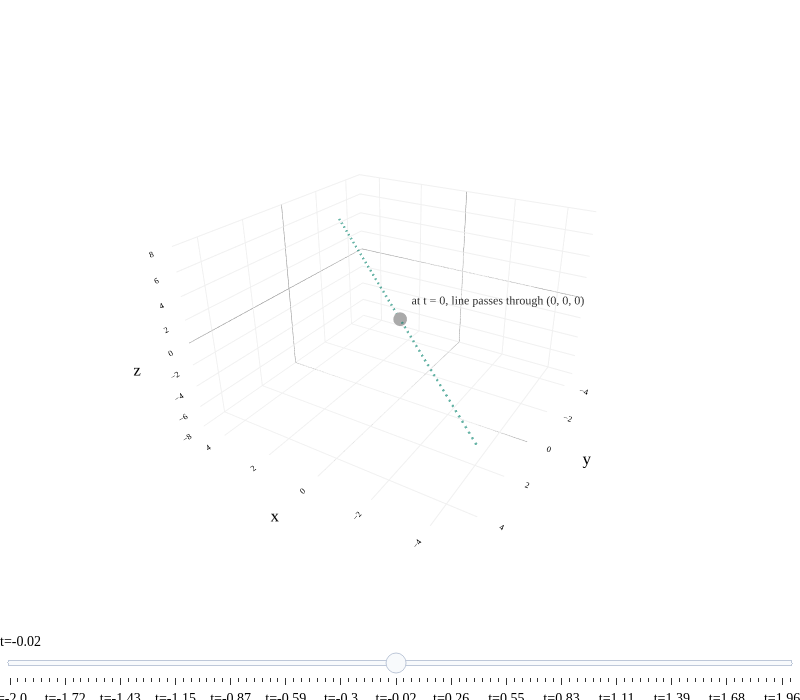

Here is the notebook cell this chart was saved with:
### Markdown cell above
The two marked points above are at the origin and $(2, -1, 3)$; I've marked them to emphasize that $\text{span}(\{{\color{#3d81f6} \begin{bmatrix} 2 \\ -1 \\ 3 \end{bmatrix}}\})$ is the line through the origin and $(2, -1, 3)$.

### Lines in $\mathbb{R}^n$

**What is the equation of the** <span style="color: #004d40; font-weight: bold;">line above</span>? Ideally, we'd be able to express the line as a function

$$z = f(x, y)$$

as we did in the $\mathbb{R}^2$ case, where $y = f(x) = mx + b$.

Unfortunately, there is no way to express the lines in $\mathbb{R}^3$, or $\mathbb{R}^4$, or $\mathbb{R}^n$ for $n > 2$ as a simple function. Why not? If there were some formula for $z$ (the height of the line) in terms of $x$ and $y$, that would imply that we should be able to plug in **any** $x$ and **any** $y$ to get an output $z$. But, the line above only works for very specific combinations of $x$ and $y$. For instance, there's no point on the line above that has $x = 1$ and $y = 1$. Rather, when $x = 1$, $y$ is forced to be $-\frac{1}{2}$, and $z$ is forced to be $\frac{3}{2}$.

The key idea is that **lines are 1-dimensional objects**, meaning that positions on the line can be described using a single free variable.

So, the equation of the line above is:

$$L = t\begin{bmatrix} 2 \\ -1 \\ 3 \end{bmatrix}, t \in \mathbb{R}$$

$t$ here is a free variable – sometimes called a parameter (though this is confusing in the context of our course) – meaning we can set it to whatever we'd like. The line is the set of all points that can be reached by plugging in different values of $t$. (It's a set, meaning that I really should have written $L = \{t\begin{bmatrix} 2 \\ -1 \\ 3 \end{bmatrix} \mid t \in \mathbb{R}\}$ – but I'll use the above notation for brevity). Drag the value of $t$ below to see how $t$ allows us to move along the line.

### Code cell
from utils import plot_vectors
import numpy as np
import plotly.graph_objects as go

v = (2, -1, 3)

# Create the line spanned by v (all scalar multiples)
t = np.linspace(-2, 2, 100)
line_x = t * v[0]
line_y = t * v[1]
line_z = t * v[2]

fig = plot_vectors([((0, 0, 0), "#3d81f6", r"")], show_axis_labels=True, vdeltax=0.1)

# Add the line spanned by v to the 3D plot
fig.add_trace(
    go.Scatter3d(
        x=line_x,
        y=line_y,
        z=line_z,
        mode="lines",
        line=dict(color="rgba(0,77,64,0.6)", width=5, dash="dash"),
        showlegend=False,
        hoverinfo="skip"
    )
)

# Add a marker that moves along the line as t changes, controlled by a slider
t_slider = np.linspace(-2, 2, 100)
marker_x = t_slider * v[0]
marker_y = t_slider * v[1]
marker_z = t_slider * v[2]

# Create frames for the moving marker
frames = [
    go.Frame(
        data=[
            go.Scatter3d(
                x=[marker_x[i]],
                y=[marker_y[i]],
                z=[marker_z[i]],
                mode="markers",
                marker=dict(size=8, color="black"),
                showlegend=False,
                hoverinfo="skip"
            )
        ],
        name=str(round(t_slider[i], 2))
    )
    for i in range(len(t_slider))
]

# Find the index where t=0 to set as the default frame
default_t_index = np.argmin(np.abs(t_slider - 0))

# Add slider to control t, set default value to t=0
sliders = [
    {
        "steps": [
            {
                "method": "animate",
                "args": [
                    [str(round(t_slider[i], 2))],
                    {"mode": "immediate", "frame": {"duration": 0, "redraw": True}, "transition": {"duration": 0}}
                ],
                "label": f"t={round(t_slider[i],2)}"
            }
            for i in range(len(t_slider))
        ],
        "currentvalue": {"prefix": ""},
        "pad": {"t": 50},
        "active": default_t_index
    }
]

fig.frames = frames
fig.update_layout(
    scene_camera=dict(
        eye=dict(x=-1.2, y=2, z=1.2)
    ),
    sliders=sliders,
    scene=dict(
        xaxis=dict(range=[-5, 5]),
        yaxis=dict(range=[-5, 5]),
        zaxis=dict(range=[-8, 8])
    ),
    margin=dict(l=0, r=0, t=60, b=40),
    height=700,
)

# Show the marker at t=0 by default
fig.add_trace(
    go.Scatter3d(
        x=[0],
        y=[0],
        z=[0],
        mode="markers+text",
        marker=dict(size=8, color="#aaa"),
        showlegend=False,
        hoverinfo="skip",
        text=["at t = 0, line passes through (0, 0, 0)"],
        textposition="top right",
        textfont=dict(color="#333", size=12)
    )
)

fig.show()

### Figure 1 — Plotly figure (JSON) as saved in the notebook; plotly's stock layout.template omitted (floating-point values rounded to 4 significant figures)
{"data": [{"hovertemplate": "(%{x}, %{y}, %{z})<extra></extra>", "line": {"color": "#3d81f6", "width": 6}, "mode": "lines", "showlegend": false, "type": "scatter3d", "x": [0, 0], "y": [0, 0], "z": [0, 0]}, {"colorscale": [[0, "#3d81f6"], [1, "#3d81f6"]], "hoverinfo": "skip", "showlegend": false, "showscale": false, "sizemode": "raw", "sizeref": 0.4, "type": "cone", "u": [0], "v": [0], "w": [0], "x": [0], "y": [0], "z": [0]}, {"hoverinfo": "skip", "mode": "text", "showlegend": false, "text": [""], "textfont": {"color": "#3d81f6", "family": "Palatino", "size": 16}, "textposition": "middle center", "type": "scatter3d", "x": [0.1], "y": [0.3], "z": [0.3]}, {"hoverinfo": "skip", "line": {"color": "rgba(0,77,64,0.6)", "dash": "dash", "width": 5}, "mode": "lines", "showlegend": false, "type": "scatter3d", "x": [-4.0, -3.919, -3.838, -3.758, -3.677, -3.596, -3.515, -3.434, -3.354, -3.273, -3.192, -3.111, -3.03, -2.949, -2.869, -2.788, -2.707, -2.626, -2.545, -2.465, -2.384, -2.303, -2.222, -2.141, -2.061, -1.98, -1.899, -1.818, -1.737, -1.657, -1.576, -1.495, -1.414, -1.333, -1.253, -1.172, -1.091, -1.01, -0.9293, -0.8485, -0.7677, -0.6869, -0.6061, -0.5253, -0.4444, -0.3636, -0.2828, -0.202, -0.1212, -0.0404, 0.0404, 0.1212, 0.202, 0.2828, 0.3636, 0.4444, 0.5253, 0.6061, 0.6869, 0.7677, 0.8485, 0.9293, 1.01, 1.091, 1.172, 1.253, 1.333, 1.414, 1.495, 1.576, 1.657, 1.737, 1.818, 1.899, 1.98, 2.061, 2.141, 2.222, 2.303, 2.384, 2.465, 2.545, 2.626, 2.707, 2.788, 2.869, 2.949, 3.03, 3.111, 3.192, 3.273, 3.354, 3.434, 3.515, 3.596, 3.677, 3.758, 3.838, 3.919, 4.0], "y": [2.0, 1.96, 1.919, 1.879, 1.838, 1.798, 1.758, 1.717, 1.677, 1.636, 1.596, 1.556, 1.515, 1.475, 1.434, 1.394, 1.354, 1.313, 1.273, 1.232, 1.192, 1.152, 1.111, 1.071, 1.03, 0.9899, 0.9495, 0.9091, 0.8687, 0.8283, 0.7879, 0.7475, 0.7071, 0.6667, 0.6263, 0.5859, 0.5455, 0.5051, 0.4646, 0.4242, 0.3838, 0.3434, 0.303, 0.2626, 0.2222, 0.1818, 0.1414, 0.101, 0.06061, 0.0202, -0.0202, -0.06061, -0.101, -0.1414, -0.1818, -0.2222, -0.2626, -0.303, -0.3434, -0.3838, -0.4242, -0.4646, -0.5051, -0.5455, -0.5859, -0.6263, -0.6667, -0.7071, -0.7475, -0.7879, -0.8283, -0.8687, -0.9091, -0.9495, -0.9899, -1.03, -1.071, -1.111, -1.152, -1.192, -1.232, -1.273, -1.313, -1.354, -1.394, -1.434, -1.475, -1.515, -1.556, -1.596, -1.636, -1.677, -1.717, -1.758, -1.798, -1.838, -1.879, -1.919, -1.96, -2.0], "z": [-6.0, -5.879, -5.758, -5.636, -5.515, -5.394, -5.273, -5.152, -5.03, -4.909, -4.788, -4.667, -4.545, -4.424, -4.303, -4.182, -4.061, -3.939, -3.818, -3.697, -3.576, -3.455, -3.333, -3.212, -3.091, -2.97, -2.848, -2.727, -2.606, -2.485, -2.364, -2.242, -2.121, -2.0, -1.879, -1.758, -1.636, -1.515, -1.394, -1.273, -1.152, -1.03, -0.9091, -0.7879, -0.6667, -0.5455, -0.4242, -0.303, -0.1818, -0.06061, 0.06061, 0.1818, 0.303, 0.4242, 0.5455, 0.6667, 0.7879, 0.9091, 1.03, 1.152, 1.273, 1.394, 1.515, 1.636, 1.758, 1.879, 2.0, 2.121, 2.242, 2.364, 2.485, 2.606, 2.727, 2.848, 2.97, 3.091, 3.212, 3.333, 3.455, 3.576, 3.697, 3.818, 3.939, 4.061, 4.182, 4.303, 4.424, 4.545, 4.667, 4.788, 4.909, 5.03, 5.152, 5.273, 5.394, 5.515, 5.636, 5.758, 5.879, 6.0]}, {"hoverinfo": "skip", "marker": {"color": "#aaa", "size": 8}, "mode": "markers+text", "showlegend": false, "text": ["at t = 0, line passes through (0, 0, 0)"], "textfont": {"color": "#333", "size": 12}, "textposition": "top right", "type": "scatter3d", "x": [0], "y": [0], "z": [0]}], "layout": {"font": {"color": "black", "family": "Palatino", "size": 14}, "height": 700, "margin": {"b": 40, "l": 0, "r": 0, "t": 60}, "paper_bgcolor": "white", "plot_bgcolor": "white", "scene": {"aspectratio": {"x": 1.2, "y": 1.2, "z": 0.8}, "bgcolor": "white", "camera": {"eye": {"x": -1.2, "y": 2, "z": 1.2}}, "xaxis": {"backgroundcolor": "white", "gridcolor": "#f0f0f0", "range": [-5, 5], "showbackground": true, "tickfont": {"size": 10}, "title": {"text": "x"}, "zerolinecolor": "gray"}, "yaxis": {"backgroundcolor": "white", "gridcolor": "#f0f0f0", "range": [-5, 5], "showbackground": true, "tickfont": {"size": 10}, "title": {"text": "y"}, "zerolinecolor": "gray"}, "zaxis": {"backgroundcolor": "white", "gridcolor": "#f0f0f0", "range": [-8, 8], "showbackground": true, "tickfont": {"size": 10}, "title": {"text": "z"}, "zerolinecolor": "gray"}}, "sliders": [{"active": 49, "currentvalue": {"prefix": ""}, "pad": {"t": 50}, "steps": [{"args": [["-2.0"], {"frame": {"duration": 0, "redraw": true}, "mode": "immediate", "transition": {"duration": 0}}], "label": "t=-2.0", "method": "animate"}, {"args": [["-1.96"], {"frame": {"duration": 0, "redraw": true}, "mode": "immediate", "transition": {"duration": 0}}], "label": "t=-1.96", "method": "animate"}, {"args": [["-1.92"], {"frame": {"duration": 0, "redraw": true}, "mode": "immediate", "transition": {"duration": 0}}], "label": "t=-1.92", "method": "animate"}, {"args": [["-1.88"], {"frame": {"duration": 0, "redraw": true}, "mode": "immediate", "transition": {"duration": 0}}], "label": "t=-1.88", "method": "animate"}, {"args": [["-1.84"], {"frame": {"duration": 0, "redraw": true}, "mode": "immediate", "transition": {"duration": 0}}], "label": "t=-1.84", "method": "animate"}, {"args": [["-1.8"], {"frame": {"duration": 0, "redraw": true}, "mode": "immediate", "transition": {"duration": 0}}], "label": "t=-1.8", "method": "animate"}, {"args": [["-1.76"], {"frame": {"duration": 0, "redraw": true}, "mode": "immediate", "transition": {"duration": 0}}], "label": "t=-1.76", "method": "animate"}, {"args": [["-1.72"], {"frame": {"duration": 0, "redraw": true}, "mode": "immediate", "transition": {"duration": 0}}], "label": "t=-1.72", "method": "animate"}, {"args": [["-1.68"], {"frame": {"duration": 0, "redraw": true}, "mode": "immediate", "transition": {"duration": 0}}], "label": "t=-1.68", "method": "animate"}, {"args": [["-1.64"], {"frame": {"duration": 0, "redraw": true}, "mode": "immediate", "transition": {"duration": 0}}], "label": "t=-1.64", "method": "animate"}, {"args": [["-1.6"], {"frame": {"duration": 0, "redraw": true}, "mode": "immediate", "transition": {"duration": 0}}], "label": "t=-1.6", "method": "animate"}, {"args": [["-1.56"], {"frame": {"duration": 0, "redraw": true}, "mode": "immediate", "transition": {"duration": 0}}], "label": "t=-1.56", "method": "animate"}, {"args": [["-1.52"], {"frame": {"duration": 0, "redraw": true}, "mode": "immediate", "transition": {"duration": 0}}], "label": "t=-1.52", "method": "animate"}, {"args": [["-1.47"], {"frame": {"duration": 0, "redraw": true}, "mode": "immediate", "transition": {"duration": 0}}], "label": "t=-1.47", "method": "animate"}, {"args": [["-1.43"], {"frame": {"duration": 0, "redraw": true}, "mode": "immediate", "transition": {"duration": 0}}], "label": "t=-1.43", "method": "animate"}, {"args": [["-1.39"], {"frame": {"duration": 0, "redraw": true}, "mode": "immediate", "transition": {"duration": 0}}], "label": "t=-1.39", "method": "animate"}, {"args": [["-1.35"], {"frame": {"duration": 0, "redraw": true}, "mode": "immediate", "transition": {"duration": 0}}], "label": "t=-1.35", "method": "animate"}, {"args": [["-1.31"], {"frame": {"duration": 0, "redraw": true}, "mode": "immediate", "transition": {"duration": 0}}], "label": "t=-1.31", "method": "animate"}, {"args": [["-1.27"], {"frame": {"duration": 0, "redraw": true}, "mode": "immediate", "transition": {"duration": 0}}], "label": "t=-1.27", "method": "animate"}, {"args": [["-1.23"], {"frame": {"duration": 0, "redraw": true}, "mode": "immediate", "transition": {"duration": 0}}], "label": "t=-1.23", "method": "animate"}, {"args": [["-1.19"], {"frame": {"duration": 0, "redraw": true}, "mode": "immediate", "transition": {"duration": 0}}], "label": "t=-1.19", "method": "animate"}, {"args": [["-1.15"], {"frame": {"duration": 0, "redraw": true}, "mode": "immediate", "transition": {"duration": 0}}], "label": "t=-1.15", "method": "animate"}, {"args": [["-1.11"], {"frame": {"duration": 0, "redraw": true}, "mode": "immediate", "transition": {"duration": 0}}], "label": "t=-1.11", "method": "animate"}, {"args": [["-1.07"], {"frame": {"duration": 0, "redraw": true}, "mode": "immediate", "transition": {"duration": 0}}], "label": "t=-1.07", "method": "animate"}, {"args": [["-1.03"], {"frame": {"duration": 0, "redraw": true}, "mode": "immediate", "transition": {"duration": 0}}], "label": "t=-1.03", "method": "animate"}, {"args": [["-0.99"], {"frame": {"duration": 0, "redraw": true}, "mode": "immediate", "transition": {"duration": 0}}], "label": "t=-0.99", "method": "animate"}, {"args": [["-0.95"], {"frame": {"duration": 0, "redraw": true}, "mode": "immediate", "transition": {"duration": 0}}], "label": "t=-0.95", "method": "animate"}, {"args": [["-0.91"], {"frame": {"duration": 0, "redraw": true}, "mode": "immediate", "transition": {"duration": 0}}], "label": "t=-0.91", "method": "animate"}, {"args": [["-0.87"], {"frame": {"duration": 0, "redraw": true}, "mode": "immediate", "transition": {"duration": 0}}], "label": "t=-0.87", "method": "animate"}, {"args": [["-0.83"], {"frame": {"duration": 0, "redraw": true}, "mode": "immediate", "transition": {"duration": 0}}], "label": "t=-0.83", "method": "animate"}, {"args": [["-0.79"], {"frame": {"duration": 0, "redraw": true}, "mode": "immediate", "transition": {"duration": 0}}], "label": "t=-0.79", "method": "animate"}, {"args": [["-0.75"], {"frame": {"duration": 0, "redraw": true}, "mode": "immediate", "transition": {"duration": 0}}], "label": "t=-0.75", "method": "animate"}, {"args": [["-0.71"], {"frame": {"duration": 0, "redraw": true}, "mode": "immediate", "transition": {"duration": 0}}], "label": "t=-0.71", "method": "animate"}, {"args": [["-0.67"], {"frame": {"duration": 0, "redraw": true}, "mode": "immediate", "transition": {"duration": 0}}], "label": "t=-0.67", "method": "animate"}, {"args": [["-0.63"], {"frame": {"duration": 0, "redraw": true}, "mode": "immediate", "transition": {"duration": 0}}], "label": "t=-0.63", "method": "animate"}, {"args": [["-0.59"], {"frame": {"duration": 0, "redraw": true}, "mode": "immediate", "transition": {"duration": 0}}], "label": "t=-0.59", "method": "animate"}, {"args": [["-0.55"], {"frame": {"duration": 0, "redraw": true}, "mode": "immediate", "transition": {"duration": 0}}], "label": "t=-0.55", "method": "animate"}, {"args": [["-0.51"], {"frame": {"duration": 0, "redraw": true}, "mode": "immediate", "transition": {"duration": 0}}], "label": "t=-0.51", "method": "animate"}, {"args": [["-0.46"], {"frame": {"duration": 0, "redraw": true}, "mode": "immediate", "transition": {"duration": 0}}], "label": "t=-0.46", "method": "animate"}, {"args": [["-0.42"], {"frame": {"duration": 0, "redraw": true}, "mode": "immediate", "transition": {"duration": 0}}], "label": "t=-0.42", "method": "animate"}, {"args": [["-0.38"], {"frame": {"duration": 0, "redraw": true}, "mode": "immediate", "transition": {"duration": 0}}], "label": "t=-0.38", "method": "animate"}, {"args": [["-0.34"], {"frame": {"duration": 0, "redraw": true}, "mode": "immediate", "transition": {"duration": 0}}], "label": "t=-0.34", "method": "animate"}, {"args": [["-0.3"], {"frame": {"duration": 0, "redraw": true}, "mode": "immediate", "transition": {"duration": 0}}], "label": "t=-0.3", "method": "animate"}, {"args": [["-0.26"], {"frame": {"duration": 0, "redraw": true}, "mode": "immediate", "transition": {"duration": 0}}], "label": "t=-0.26", "method": "animate"}, {"args": [["-0.22"], {"frame": {"duration": 0, "redraw": true}, "mode": "immediate", "transition": {"duration": 0}}], "label": "t=-0.22", "method": "animate"}, {"args": [["-0.18"], {"frame": {"duration": 0, "redraw": true}, "mode": "immediate", "transition": {"duration": 0}}], "label": "t=-0.18", "method": "animate"}, {"args": [["-0.14"], {"frame": {"duration": 0, "redraw": true}, "mode": "immediate", "transition": {"duration": 0}}], "label": "t=-0.14", "method": "animate"}, {"args": [["-0.1"], {"frame": {"duration": 0, "redraw": true}, "mode": "immediate", "transition": {"duration": 0}}], "label": "t=-0.1", "method": "animate"}, {"args": [["-0.06"], {"frame": {"duration": 0, "redraw": true}, "mode": "immediate", "transition": {"duration": 0}}], "label": "t=-0.06", "method": "animate"}, {"args": [["-0.02"], {"frame": {"duration": 0, "redraw": true}, "mode": "immediate", "transition": {"duration": 0}}], "label": "t=-0.02", "method": "animate"}, {"args": [["0.02"], {"frame": {"duration": 0, "redraw": true}, "mode": "immediate", "transition": {"duration": 0}}], "label": "t=0.02", "method": "animate"}, {"args": [["0.06"], {"frame": {"duration": 0, "redraw": true}, "mode": "immediate", "transition": {"duration": 0}}], "label": "t=0.06", "method": "animate"}, {"args": [["0.1"], {"frame": {"duration": 0, "redraw": true}, "mode": "immediate", "transition": {"duration": 0}}], "label": "t=0.1", "method": "animate"}, {"args": [["0.14"], {"frame": {"duration": 0, "redraw": true}, "mode": "immediate", "transition": {"duration": 0}}], "label": "t=0.14", "method": "animate"}, {"args": [["0.18"], {"frame": {"duration": 0, "redraw": true}, "mode": "immediate", "transition": {"duration": 0}}], "label": "t=0.18", "method": "animate"}, {"args": [["0.22"], {"frame": {"duration": 0, "redraw": true}, "mode": "immediate", "transition": {"duration": 0}}], "label": "t=0.22", "method": "animate"}, {"args": [["0.26"], {"frame": {"duration": 0, "redraw": true}, "mode": "immediate", "transition": {"duration": 0}}], "label": "t=0.26", "method": "animate"}, {"args": [["0.3"], {"frame": {"duration": 0, "redraw": true}, "mode": "immediate", "transition": {"duration": 0}}], "label": "t=0.3", "method": "animate"}, {"args": [["0.34"], {"frame": {"duration": 0, "redraw": true}, "mode": "immediate", "transition": {"duration": 0}}], "label": "t=0.34", "method": "animate"}, {"args": [["0.38"], {"frame": {"duration": 0, "redraw": true}, "mode": "immediate", "transition": {"duration": 0}}], "label": "t=0.38", "method": "animate"}, {"args": [["0.42"], {"frame": {"duration": 0, "redraw": true}, "mode": "immediate", "transition": {"duration": 0}}], "label": "t=0.42", "method": "animate"}, {"args": [["0.46"], {"frame": {"duration": 0, "redraw": true}, "mode": "immediate", "transition": {"duration": 0}}], "label": "t=0.46", "method": "animate"}, {"args": [["0.51"], {"frame": {"duration": 0, "redraw": true}, "mode": "immediate", "transition": {"duration": 0}}], "label": "t=0.51", "method": "animate"}, {"args": [["0.55"], {"frame": {"duration": 0, "redraw": true}, "mode": "immediate", "transition": {"duration": 0}}], "label": "t=0.55", "method": "animate"}, {"args": [["0.59"], {"frame": {"duration": 0, "redraw": true}, "mode": "immediate", "transition": {"duration": 0}}], "label": "t=0.59", "method": "animate"}, {"args": [["0.63"], {"frame": {"duration": 0, "redraw": true}, "mode": "immediate", "transition": {"duration": 0}}], "label": "t=0.63", "method": "animate"}, {"args": [["0.67"], {"frame": {"duration": 0, "redraw": true}, "mode": "immediate", "transition": {"duration": 0}}], "label": "t=0.67", "method": "animate"}, {"args": [["0.71"], {"frame": {"duration": 0, "redraw": true}, "mode": "immediate", "transition": {"duration": 0}}], "label": "t=0.71", "method": "animate"}, {"args": [["0.75"], {"frame": {"duration": 0, "redraw": true}, "mode": "immediate", "transition": {"duration": 0}}], "label": "t=0.75", "method": "animate"}, {"args": [["0.79"], {"frame": {"duration": 0, "redraw": true}, "mode": "immediate", "transition": {"duration": 0}}], "label": "t=0.79", "method": "animate"}, {"args": [["0.83"], {"frame": {"duration": 0, "redraw": true}, "mode": "immediate", "transition": {"duration": 0}}], "label": "t=0.83", "method": "animate"}, {"args": [["0.87"], {"frame": {"duration": 0, "redraw": true}, "mode": "immediate", "transition": {"duration": 0}}], "label": "t=0.87", "method": "animate"}, {"args": [["0.91"], {"frame": {"duration": 0, "redraw": true}, "mode": "immediate", "transition": {"duration": 0}}], "label": "t=0.91", "method": "animate"}, {"args": [["0.95"], {"frame": {"duration": 0, "redraw": true}, "mode": "immediate", "transition": {"duration": 0}}], "label": "t=0.95", "method": "animate"}, {"args": [["0.99"], {"frame": {"duration": 0, "redraw": true}, "mode": "immediate", "transition": {"duration": 0}}], "label": "t=0.99", "method": "animate"}, {"args": [["1.03"], {"frame": {"duration": 0, "redraw": true}, "mode": "immediate", "transition": {"duration": 0}}], "label": "t=1.03", "method": "animate"}, {"args": [["1.07"], {"frame": {"duration": 0, "redraw": true}, "mode": "immediate", "transition": {"duration": 0}}], "label": "t=1.07", "method": "animate"}, {"args": [["1.11"], {"frame": {"duration": 0, "redraw": true}, "mode": "immediate", "transition": {"duration": 0}}], "label": "t=1.11", "method": "animate"}, {"args": [["1.15"], {"frame": {"duration": 0, "redraw": true}, "mode": "immediate", "transition": {"duration": 0}}], "label": "t=1.15", "method": "animate"}, {"args": [["1.19"], {"frame": {"duration": 0, "redraw": true}, "mode": "immediate", "transition": {"duration": 0}}], "label": "t=1.19", "method": "animate"}, {"args": [["1.23"], {"frame": {"duration": 0, "redraw": true}, "mode": "immediate", "transition": {"duration": 0}}], "label": "t=1.23", "method": "animate"}, {"args": [["1.27"], {"frame": {"duration": 0, "redraw": true}, "mode": "immediate", "transition": {"duration": 0}}], "label": "t=1.27", "method": "animate"}, {"args": [["1.31"], {"frame": {"duration": 0, "redraw": true}, "mode": "immediate", "transition": {"duration": 0}}], "label": "t=1.31", "method": "animate"}, {"args": [["1.35"], {"frame": {"duration": 0, "redraw": true}, "mode": "immediate", "transition": {"duration": 0}}], "label": "t=1.35", "method": "animate"}, {"args": [["1.39"], {"frame": {"duration": 0, "redraw": true}, "mode": "immediate", "transition": {"duration": 0}}], "label": "t=1.39", "method": "animate"}, {"args": [["1.43"], {"frame": {"duration": 0, "redraw": true}, "mode": "immediate", "transition": {"duration": 0}}], "label": "t=1.43", "method": "animate"}, {"args": [["1.47"], {"frame": {"duration": 0, "redraw": true}, "mode": "immediate", "transition": {"duration": 0}}], "label": "t=1.47", "method": "animate"}, {"args": [["1.52"], {"frame": {"duration": 0, "redraw": true}, "mode": "immediate", "transition": {"duration": 0}}], "label": "t=1.52", "method": "animate"}, {"args": [["1.56"], {"frame": {"duration": 0, "redraw": true}, "mode": "immediate", "transition": {"duration": 0}}], "label": "t=1.56", "method": "animate"}, {"args": [["1.6"], {"frame": {"duration": 0, "redraw": true}, "mode": "immediate", "transition": {"duration": 0}}], "label": "t=1.6", "method": "animate"}, {"args": [["1.64"], {"frame": {"duration": 0, "redraw": true}, "mode": "immediate", "transition": {"duration": 0}}], "label": "t=1.64", "method": "animate"}, {"args": [["1.68"], {"frame": {"duration": 0, "redraw": true}, "mode": "immediate", "transition": {"duration": 0}}], "label": "t=1.68", "method": "animate"}, {"args": [["1.72"], {"frame": {"duration": 0, "redraw": true}, "mode": "immediate", "transition": {"duration": 0}}], "label": "t=1.72", "method": "animate"}, {"args": [["1.76"], {"frame": {"duration": 0, "redraw": true}, "mode": "immediate", "transition": {"duration": 0}}], "label": "t=1.76", "method": "animate"}, {"args": [["1.8"], {"frame": {"duration": 0, "redraw": true}, "mode": "immediate", "transition": {"duration": 0}}], "label": "t=1.8", "method": "animate"}, {"args": [["1.84"], {"frame": {"duration": 0, "redraw": true}, "mode": "immediate", "transition": {"duration": 0}}], "label": "t=1.84", "method": "animate"}, {"args": [["1.88"], {"frame": {"duration": 0, "redraw": true}, "mode": "immediate", "transition": {"duration": 0}}], "label": "t=1.88", "method": "animate"}, {"args": [["1.92"], {"frame": {"duration": 0, "redraw": true}, "mode": "immediate", "transition": {"duration": 0}}], "label": "t=1.92", "method": "animate"}, {"args": [["1.96"], {"frame": {"duration": 0, "redraw": true}, "mode": "immediate", "transition": {"duration": 0}}], "label": "t=1.96", "method": "animate"}, {"args": [["2.0"], {"frame": {"duration": 0, "redraw": true}, "mode": "immediate", "transition": {"duration": 0}}], "label": "t=2.0", "method": "animate"}]}], "width": 800}}
